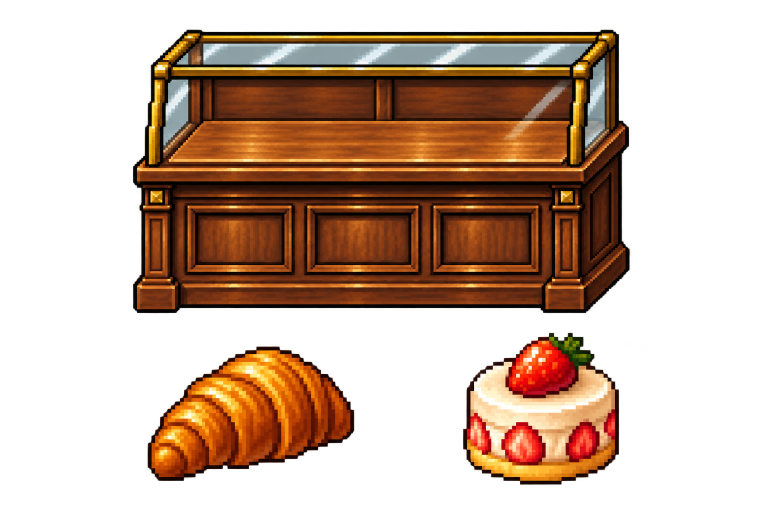
#> input picture assets/generated/main-v2/pastry-production-sheet.png, 1536 x 1024 px (shown at 1/2 size)
$ python crop_assets.py
#> lines starting #> are read from the running program, lines starting #| are printed output that depends on the picture; after the words box and inside, x2 and y2 are one past the last pixel; in counts of white or black regions, pixels touching at a corner belong together
from PIL import Image
from pathlib import Path
import json
root=Path(__file__).parent
specs={'pastry-production-sheet.png':[('empty-pastry-cabinet',(200,0,1300,650)),('croissant',(240,670,750,1000)),('strawberry-cake',(880,650,1280,1000))], 'seating-production-sheet.png':[('table-no-vase',(140,0,760,480)),('flower-vase',(930,150,1240,460)),('chair-facing-right',(220,470,650,1010)),('chair-facing-left',(900,470,1330,1010))]}
out=[]
for src,items in specs.items():
 im=Image.open(root/src)
#> im is the input picture: PIL image 1536x1024 RGBA; mean R, G, B, A 73.3, 40.6, 17.3, 108.4
 for name,region in items:
  patch=im.crop(region);mask=patch.getchannel('A').point(lambda a:255 if a>128 else 0);b=mask.getbbox();p=12;box=(max(0,region[0]+b[0]-p),max(0,region[1]+b[1]-p),min(im.width,region[0]+b[2]+p),min(im.height,region[1]+b[3]+p));asset=im.crop(box);asset.save(root/(name+'.png'));a=asset.getchannel('A');h=a.histogram();bbox=a.point(lambda v:255 if v>128 else 0).getbbox();out.append({'name':name,'file':name+'.png','source':src,'source_crop':box,'size':asset.size,'visible_alpha_bbox':bbox,'transparent_pixels':h[0],'alpha_extrema':a.getextrema(),'recommended_anchor_pixel':[asset.width//2,bbox[3]-1]})
#> this loop made 3 passes
#> (b, box, bbox) on passes 1 to 3: ((66, 59, 1059, 626), (254, 47, 1271, 638), (12, 12, 1005, 579)), ((55, 23, 468, 292), (283, 681, 720, 974), (12, 12, 425, 281)), ((46, 16, 358, 319), (914, 654, 1250, 981), (12, 12, 324, 315))
#> pass 1, `patch = im.crop(region)`:
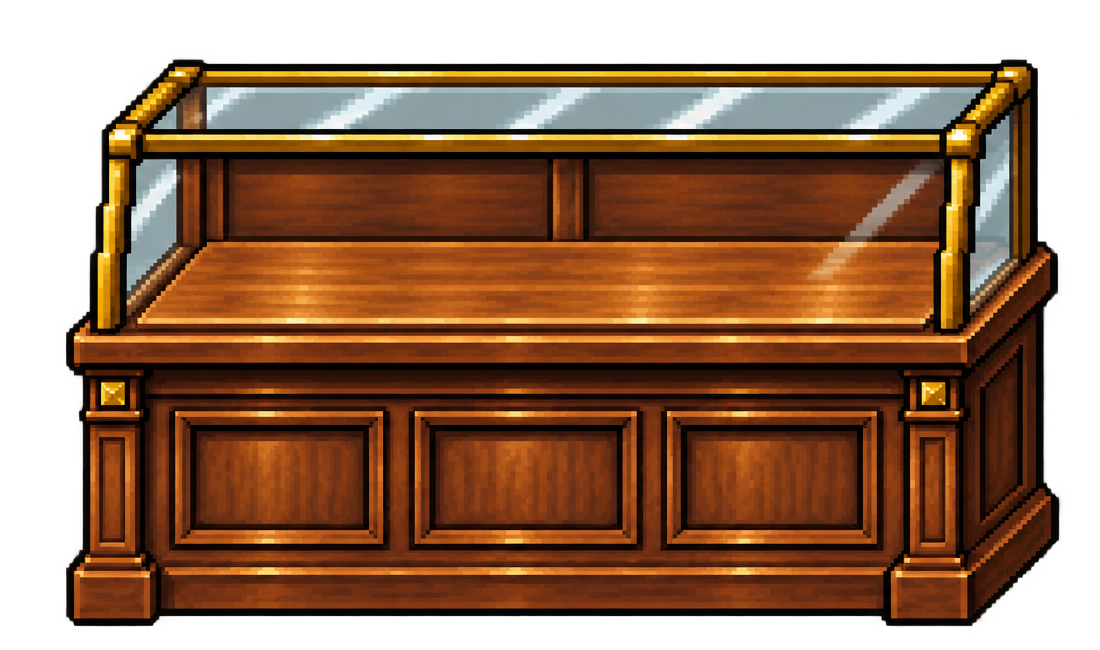
#> patch: PIL image 1100x650 RGBA; mean R, G, B, A 98.3, 57.3, 25.5, 186.4; transparent parts drawn white
#> pass 1, `mask = patch.getchannel('A').point(lambda a: 255 if a > 128 else 0)`:
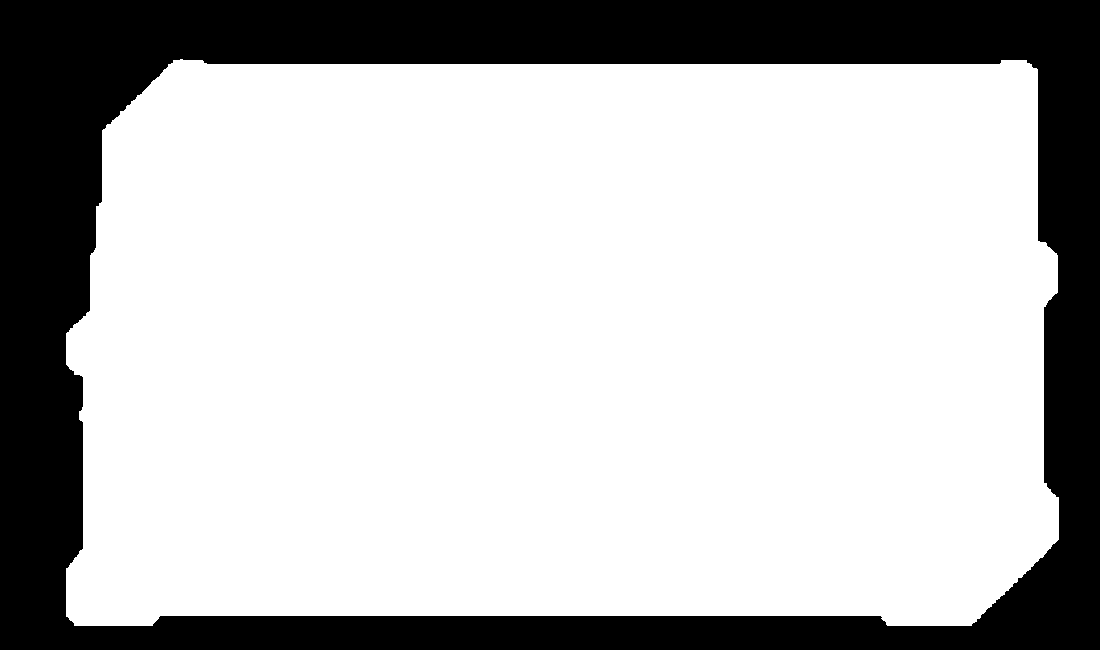
#> mask: PIL image 1100x650 L; 73.7% white; 1 black region, box (x1, y1, x2, y2) and area: (0, 0, 1100, 650) 188138
#> pass 1, `asset = im.crop(box)`:
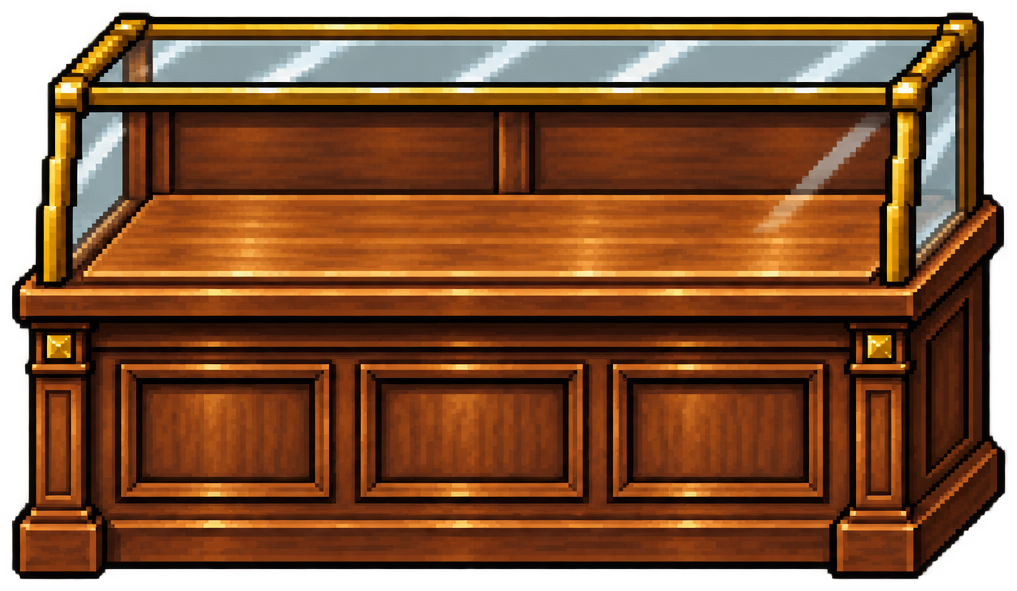
#> asset: PIL image 1017x591 RGBA; mean R, G, B, A 107.6, 61.9, 29, 221.8; transparent parts drawn white
#> pass 1, `a = asset.getchannel('A')`:
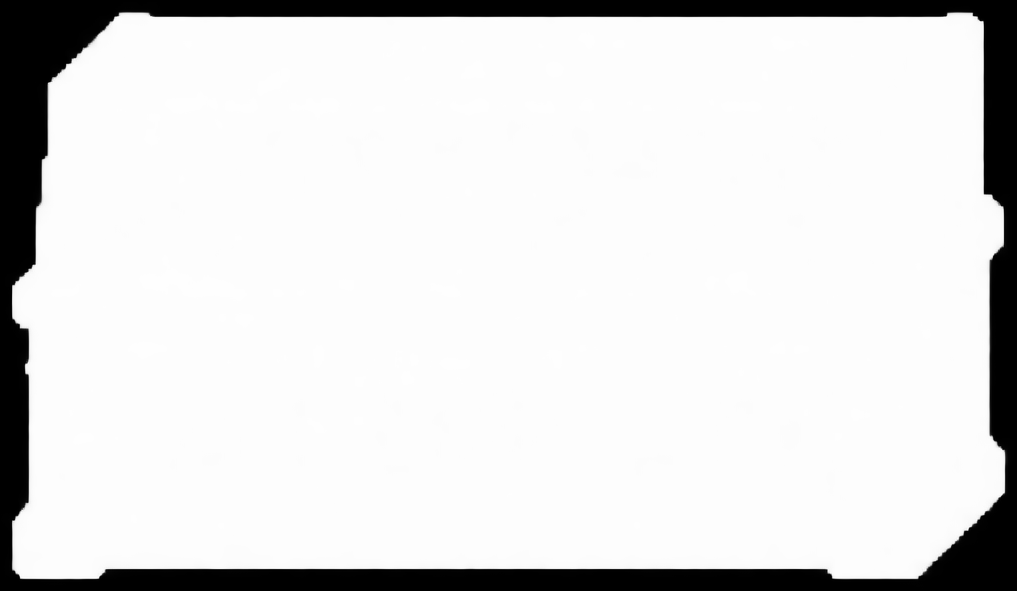
#> a: PIL image 1017x591 L; min 0, max 254, mean 221.8
#> after the loop:
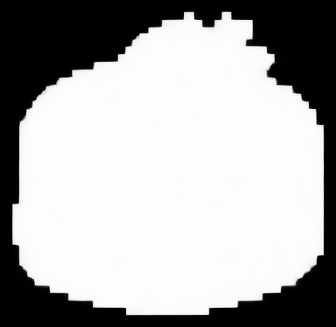
#> a: PIL image 336x327 L; min 0, max 254, mean 170.3
#> after the loop:
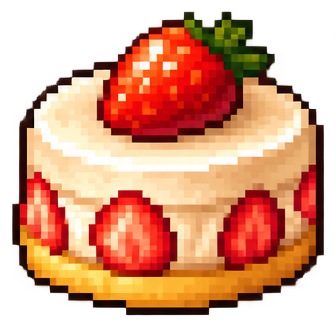
#> asset: PIL image 336x327 RGBA; mean R, G, B, A 164.4, 98.5, 62.7, 170.3; transparent parts drawn white
#> after the loop, out = 3 items
#> pass 2 of the loop `for src,items in specs.items():`:
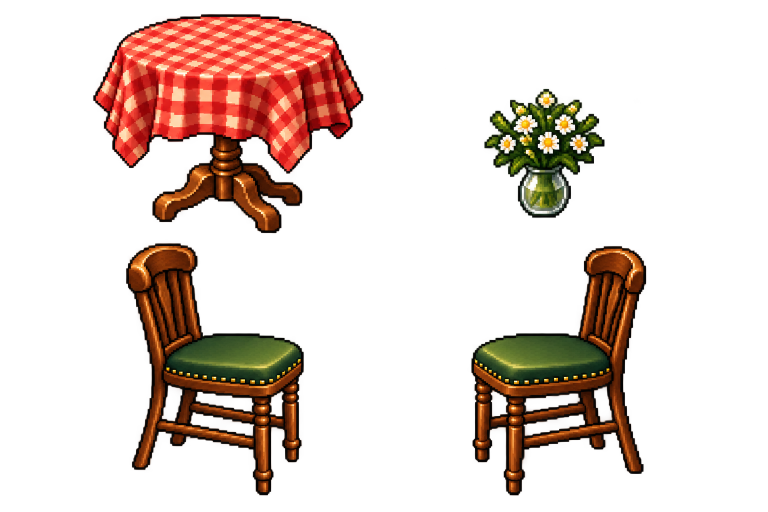
#> input picture assets/generated/main-v2/seating-production-sheet.png, 1536 x 1024 px (shown at 1/2 size)
#> im is the input picture: PIL image 1536x1024 RGBA; mean R, G, B, A 50, 24.7, 11.5, 55.6
#> the loop `for name,region in items:` made 4 passes
#> (b, box, bbox) on passes 1 to 4: ((47, 28, 586, 466), (175, 16, 738, 478), (12, 12, 551, 450)), ((39, 28, 279, 285), (957, 166, 1221, 447), (12, 12, 252, 269)), ((32, 17, 387, 520), (240, 475, 619, 1002), (12, 12, 367, 515)), ((43, 22, 392, 521), (931, 480, 1304, 1003), (12, 12, 361, 511))
#> pass 1, `mask = patch.getchannel('A').point(lambda a: 255 if a > 128 else 0)`:
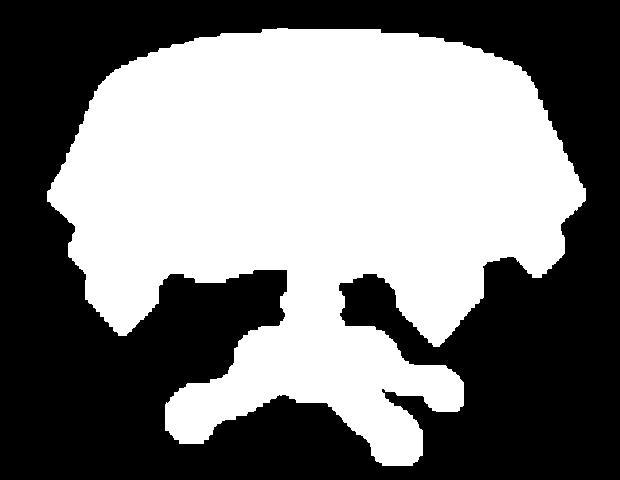
#> mask: PIL image 620x480 L; 48.7% white; 1 white region, box (x1, y1, x2, y2) and area: (47, 28, 586, 466) 144800
#> after the loop `for name,region in items:`:
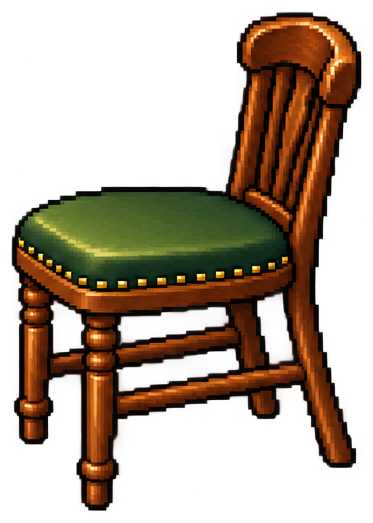
#> asset: PIL image 373x523 RGBA; mean R, G, B, A 61.1, 35.2, 10.6, 106.8; transparent parts drawn white
#> after the loop `for name,region in items:`: out = 7 items
(root/'asset-manifest.json').write_text(json.dumps(out,ensure_ascii=False,indent=2));print(json.dumps(out,ensure_ascii=False))
#> (printed output is left out)
